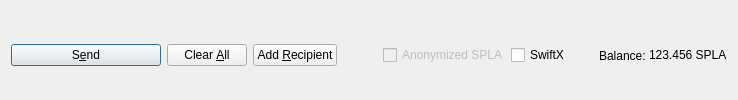
         <widget class="QFrame" name="frame_Send">
          <layout class="QHBoxLayout" name="horizontalLayout">
           <property name="bottomMargin">
            <number>0</number>
           </property>
           <item>
            <widget class="QPushButton" name="sendButton">
             <property name="minimumSize">
              <size>
               <width>150</width>
               <height>0</height>
              </size>
             </property>
             <property name="toolTip">
              <string>Confirm the send action</string>
             </property>
             <property name="text">
              <string>S&amp;end</string>
             </property>
             <property name="icon">
              <iconset resource="../splashfarms.qrc">
               <normaloff>:/icons/send</normaloff>:/icons/send</iconset>
             </property>
             <property name="autoDefault">
              <bool>false</bool>
             </property>
             <property name="default">
              <bool>true</bool>
             </property>
            </widget>
           </item>
           <item>
            <widget class="QPushButton" name="clearButton">
             <property name="sizePolicy">
              <sizepolicy hsizetype="Minimum" vsizetype="Fixed">
               <horstretch>0</horstretch>
               <verstretch>0</verstretch>
              </sizepolicy>
             </property>
             <property name="toolTip">
              <string>Clear all fields of the form.</string>
             </property>
             <property name="text">
              <string>Clear &amp;All</string>
             </property>
             <property name="icon">
              <iconset resource="../splashfarms.qrc">
               <normaloff>:/icons/remove</normaloff>:/icons/remove</iconset>
             </property>
             <property name="autoDefault">
              <bool>false</bool>
             </property>
            </widget>
           </item>
           <item>
            <widget class="QPushButton" name="addButton">
             <property name="toolTip">
              <string>Send to multiple recipients at once</string>
             </property>
             <property name="text">
              <string>Add &amp;Recipient</string>
             </property>
             <property name="icon">
              <iconset resource="../splashfarms.qrc">
               <normaloff>:/icons/add</normaloff>:/icons/add</iconset>
             </property>
             <property name="autoDefault">
              <bool>false</bool>
             </property>
            </widget>
           </item>
           <item>
            <spacer name="horizontalSpacer">
             <property name="orientation">
              <enum>Qt::Horizontal</enum>
             </property>
             <property name="sizeHint" stdset="0">
              <size>
               <width>40</width>
               <height>20</height>
              </size>
             </property>
            </spacer>
           </item>
           <item>
            <layout class="QHBoxLayout" name="horizontalLayout_2">
             <property name="spacing">
              <number>3</number>
             </property>
             <item>
              <widget class="QCheckBox" name="checkzSPLA">
               <property name="enabled">
                <bool>false</bool>
               </property>
               <property name="text">
                <string>Anonymized SPLA</string>
               </property>
              </widget>
             </item>
             <item>
              <widget class="QCheckBox" name="checkSwiftTX">
               <property name="enabled">
                <bool>true</bool>
               </property>
               <property name="minimumSize">
                <size>
                 <width>85</width>
                 <height>0</height>
                </size>
               </property>
               <property name="text">
                <string>SwiftX</string>
               </property>
              </widget>
             </item>
             <item>
              <widget class="QLabel" name="label">
               <property name="text">
                <string>Balance:</string>
               </property>
              </widget>
             </item>
             <item>
              <widget class="QLabel" name="labelBalance">
               <property name="sizePolicy">
                <sizepolicy hsizetype="Preferred" vsizetype="Fixed">
                 <horstretch>0</horstretch>
                 <verstretch>0</verstretch>
                </sizepolicy>
               </property>
               <property name="cursor">
                <cursorShape>IBeamCursor</cursorShape>
               </property>
               <property name="text">
                <string notr="true">123.456 SPLA</string>
               </property>
               <property name="textInteractionFlags">
                <set>Qt::LinksAccessibleByMouse|Qt::TextSelectableByKeyboard|Qt::TextSelectableByMouse</set>
               </property>
              </widget>
             </item>
            </layout>
           </item>
          </layout>
         </widget>
